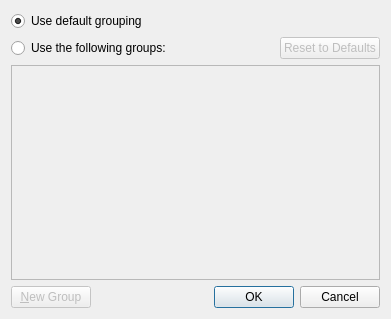
<?xml version="1.0" encoding="UTF-8"?>
<ui version="4.0">
 <class>ConsensusGroupsDialog</class>
 <widget class="QDialog" name="ConsensusGroupsDialog">
  <property name="geometry">
   <rect>
    <x>0</x>
    <y>0</y>
    <width>391</width>
    <height>319</height>
   </rect>
  </property>
  <property name="windowTitle">
   <string>Edit consensus groups</string>
  </property>
  <layout class="QVBoxLayout" name="verticalLayout">
   <item>
    <widget class="QRadioButton" name="useDefaultGroupsRadioButton_">
     <property name="text">
      <string>Use default grouping</string>
     </property>
     <property name="checked">
      <bool>true</bool>
     </property>
    </widget>
   </item>
   <item>
    <layout class="QHBoxLayout" name="horizontalLayout_2">
     <item>
      <widget class="QRadioButton" name="useCustomGroupsRadioButton_">
       <property name="text">
        <string>Use the following groups:</string>
       </property>
      </widget>
     </item>
     <item>
      <spacer name="horizontalSpacer_2">
       <property name="orientation">
        <enum>Qt::Horizontal</enum>
       </property>
       <property name="sizeHint" stdset="0">
        <size>
         <width>40</width>
         <height>20</height>
        </size>
       </property>
      </spacer>
     </item>
     <item>
      <widget class="QPushButton" name="resetToDefaultsButton_">
       <property name="enabled">
        <bool>false</bool>
       </property>
       <property name="text">
        <string>Reset to Defaults</string>
       </property>
       <property name="icon">
        <iconset resource="../../../resources.qrc">
         <normaloff>:/resources/images/icons/seanau/Clean.png</normaloff>:/resources/images/icons/seanau/Clean.png</iconset>
       </property>
      </widget>
     </item>
    </layout>
   </item>
   <item>
    <widget class="QTableView" name="tableView_">
     <property name="enabled">
      <bool>false</bool>
     </property>
     <property name="alternatingRowColors">
      <bool>true</bool>
     </property>
     <property name="selectionBehavior">
      <enum>QAbstractItemView::SelectRows</enum>
     </property>
     <property name="verticalScrollMode">
      <enum>QAbstractItemView::ScrollPerPixel</enum>
     </property>
     <property name="horizontalScrollMode">
      <enum>QAbstractItemView::ScrollPerPixel</enum>
     </property>
     <attribute name="horizontalHeaderHighlightSections">
      <bool>false</bool>
     </attribute>
     <attribute name="horizontalHeaderStretchLastSection">
      <bool>true</bool>
     </attribute>
     <attribute name="verticalHeaderDefaultSectionSize">
      <number>22</number>
     </attribute>
    </widget>
   </item>
   <item>
    <layout class="QHBoxLayout" name="horizontalLayout">
     <item>
      <widget class="QPushButton" name="newGroupButton_">
       <property name="enabled">
        <bool>false</bool>
       </property>
       <property name="text">
        <string>&amp;New Group</string>
       </property>
       <property name="icon">
        <iconset resource="../../../resources.qrc">
         <normaloff>:/resources/images/icons/seanau/Add.png</normaloff>:/resources/images/icons/seanau/Add.png</iconset>
       </property>
      </widget>
     </item>
     <item>
      <spacer name="horizontalSpacer">
       <property name="orientation">
        <enum>Qt::Horizontal</enum>
       </property>
       <property name="sizeHint" stdset="0">
        <size>
         <width>40</width>
         <height>20</height>
        </size>
       </property>
      </spacer>
     </item>
     <item>
      <widget class="QDialogButtonBox" name="buttonBox">
       <property name="orientation">
        <enum>Qt::Horizontal</enum>
       </property>
       <property name="standardButtons">
        <set>QDialogButtonBox::Cancel|QDialogButtonBox::Ok</set>
       </property>
      </widget>
     </item>
    </layout>
   </item>
  </layout>
 </widget>
 <resources>
  <include location="../../../resources.qrc"/>
 </resources>
 <connections>
  <connection>
   <sender>buttonBox</sender>
   <signal>accepted()</signal>
   <receiver>ConsensusGroupsDialog</receiver>
   <slot>accept()</slot>
   <hints>
    <hint type="sourcelabel">
     <x>380</x>
     <y>308</y>
    </hint>
    <hint type="destinationlabel">
     <x>157</x>
     <y>198</y>
    </hint>
   </hints>
  </connection>
  <connection>
   <sender>buttonBox</sender>
   <signal>rejected()</signal>
   <receiver>ConsensusGroupsDialog</receiver>
   <slot>reject()</slot>
   <hints>
    <hint type="sourcelabel">
     <x>380</x>
     <y>308</y>
    </hint>
    <hint type="destinationlabel">
     <x>196</x>
     <y>198</y>
    </hint>
   </hints>
  </connection>
  <connection>
   <sender>useCustomGroupsRadioButton_</sender>
   <signal>toggled(bool)</signal>
   <receiver>newGroupButton_</receiver>
   <slot>setEnabled(bool)</slot>
   <hints>
    <hint type="sourcelabel">
     <x>57</x>
     <y>52</y>
    </hint>
    <hint type="destinationlabel">
     <x>67</x>
     <y>308</y>
    </hint>
   </hints>
  </connection>
  <connection>
   <sender>useCustomGroupsRadioButton_</sender>
   <signal>toggled(bool)</signal>
   <receiver>resetToDefaultsButton_</receiver>
   <slot>setEnabled(bool)</slot>
   <hints>
    <hint type="sourcelabel">
     <x>101</x>
     <y>57</y>
    </hint>
    <hint type="destinationlabel">
     <x>268</x>
     <y>62</y>
    </hint>
   </hints>
  </connection>
  <connection>
   <sender>useCustomGroupsRadioButton_</sender>
   <signal>toggled(bool)</signal>
   <receiver>tableView_</receiver>
   <slot>setEnabled(bool)</slot>
   <hints>
    <hint type="sourcelabel">
     <x>84</x>
     <y>60</y>
    </hint>
    <hint type="destinationlabel">
     <x>86</x>
     <y>79</y>
    </hint>
   </hints>
  </connection>
 </connections>
</ui>
